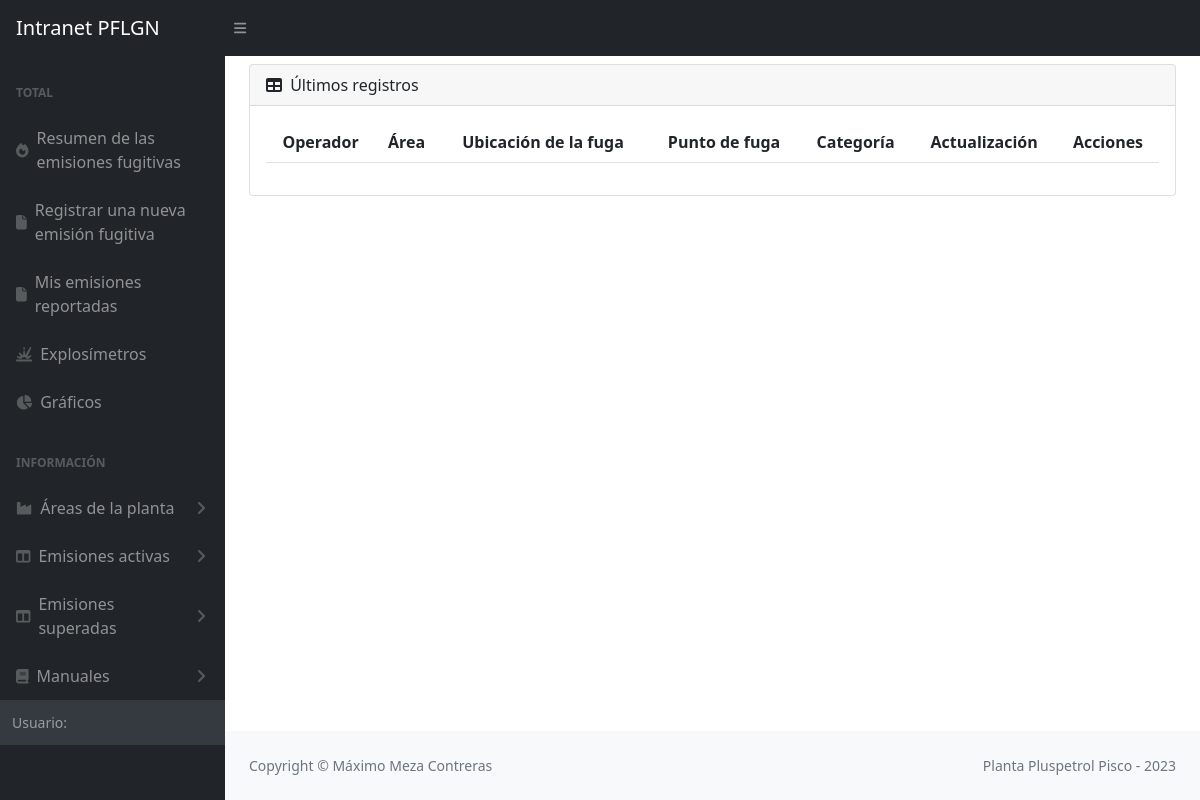
The app's page /listaEmisionesSA2/, older data.
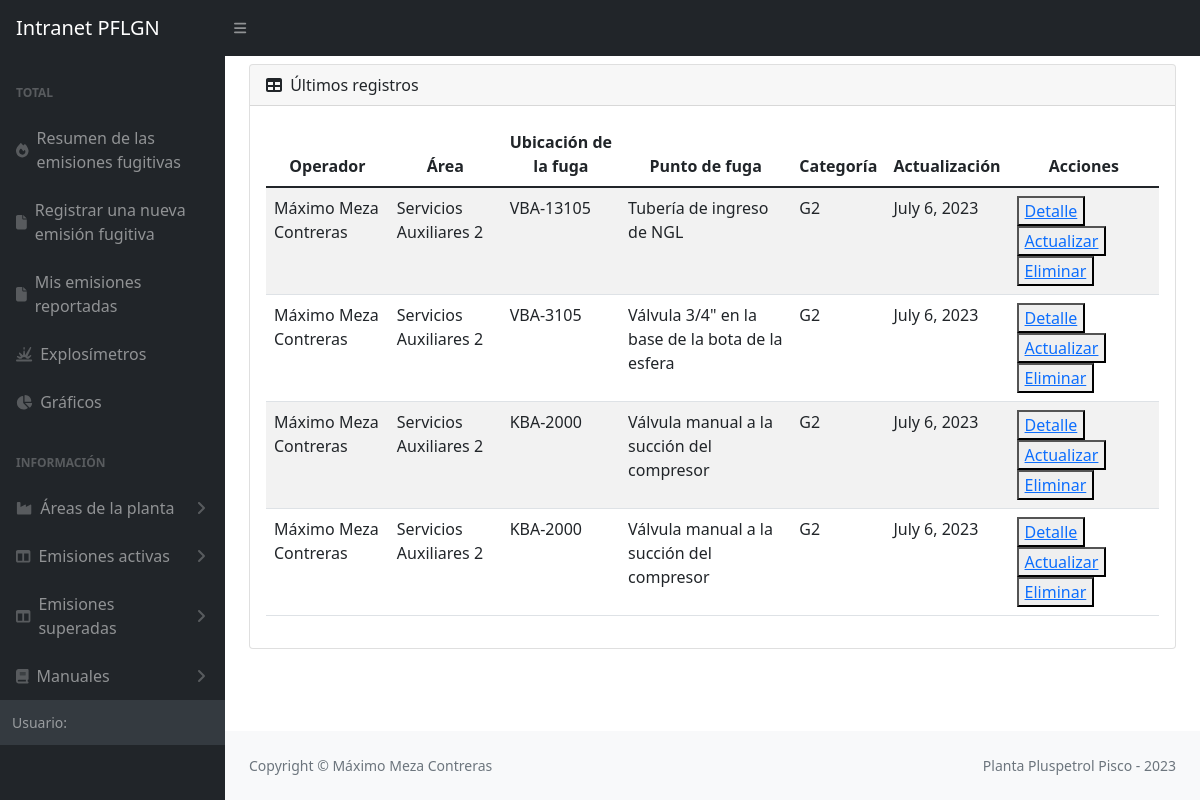
The same page, newer data.
### emisiones/models.py (models this page shows, shortened)
class Emision(models.Model):
    site = models.CharField(max_length=20, choices=SITE_CHOICES, default='Pisco')
    yacimiento = models.CharField(max_length=100, choices=YACIMIENTO_CHOICES, default='Pisco')
    area = models.CharField(max_length=100)
    sistema = models.CharField(max_length=100)
    ubicacion = models.TextField(max_length=200)
    fuga = models.TextField(max_length=300)
    fluido = models.CharField(max_length=100)
    sustancia = models.CharField(max_length=100)
    componente = models.CharField(max_length=100)
    instalacion = models.CharField(max_length=100)
    tamAccesorio = models.CharField(max_length=100)
    medicion = models.PositiveIntegerField()
    medicion15 = models.CharField(max_length=100)
    presion = models.CharField(max_length=100)
    ciclado = models.CharField(max_length=50)
    ignicion = models.CharField(max_length=50)
    localizacion = models.CharField(max_length=50)
    usuario = models.ForeignKey(User, on_delete=models.SET_NULL, null=True)
    fechaReporte = models.DateField()
    updated_at = models.DateTimeField(null=True)
    created_at = models.DateField(auto_now_add=True,null=True)
    emisionSuperada = models.BooleanField(default=False)
    FCF = models.PositiveSmallIntegerField(null=True)
    categoria = models.CharField(max_length=10, null=True)
    imagen = models.ImageField(upload_to='images_emisiones', null=True)

### emisiones/views.py (the view)
# urls.py: path('listaEmisionesSA2/', views.listaEmisionesSA2, name='listaEmisionesSA2'),
def listaEmisionesSA2(request):
    Emisiones = Emision.objects.filter(area='Servicios Auxiliares 2').order_by('-updated_at')
    return render (request, 'areaP1Emisiones.html',{'Emisiones' : Emisiones})

### emisiones/templates/areaP1Emisiones.html (shortened to what this page needs)
{% extends 'partials/_barraLateralEmisiones.html' %}
{% block content %}
<div class="container mt-2">
    <main>
        <div class="card mb-4">
            <div class="card-header">
                <i class="fas fa-table me-1"></i>
                Últimos registros
            </div>
            <div class="card-body">
                <table class="table table-striped table-responsive" id="datatablesSimple">
                    <thead>
                        <tr>
                            <th>Operador</th>
                            <th>Área</th>
                            <th>Ubicación de la fuga</th>
                            <th>Punto de fuga</th>
                            <th>Categoría</th>
                            <th>Actualización</th>
                            <th>Acciones</th>
                        </tr>
                    </thead>
                    <tbody>
                        {% for Emision in Emisiones %}
                        <tr>
                            <td>{{Emision.usuario.first_name}} {{Emision.usuario.last_name}} </td>
                            <td>{{Emision.area}}</td>
                            <td>{{Emision.ubicacion}}</td>
                            <td>{{Emision.fuga}}</td>
                            <td>{{Emision.categoria}}</td>
                            <td>{{Emision.created_at}}</td>
                            <td>
                                <button><a href="{% url 'detalleEmisiones' Emision.id %}">Detalle</a></button>
                                <button><a href="#">Actualizar</a></button>
                                <button><a href="#">Eliminar</a></button>
                            </td>
                        </tr>
                        {% endfor %}
                    </tbody>
                </table>
            </div>
        </div>
    </main>
{% endblock %}

Row changes from the older to the newer data that the page shows:
added Emision: usuario.first_name "Máximo", usuario.last_name "Meza Contreras", area "Servicios Auxiliares 2", ubicacion "VBA-13105", fuga "Tubería de ingreso de NGL", categoria "G2", created_at "July 6, 2023"
added Emision: usuario.first_name "Máximo", usuario.last_name "Meza Contreras", area "Servicios Auxiliares 2", ubicacion "VBA-3105", fuga "Válvula 3/4\" en la base de la bota de la esfera", categoria "G2", created_at "July 6, 2023"
added Emision: usuario.first_name "Máximo", usuario.last_name "Meza Contreras", area "Servicios Auxiliares 2", ubicacion "KBA-2000", fuga "Válvula manual a la succión del compresor", categoria "G2", created_at "July 6, 2023"
added Emision: usuario.first_name "Máximo", usuario.last_name "Meza Contreras", area "Servicios Auxiliares 2", ubicacion "KBA-2000", fuga "Válvula manual a la succión del compresor", categoria "G2", created_at "July 6, 2023"
